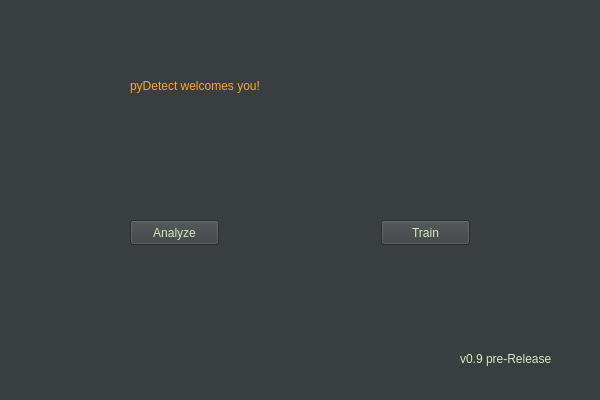
<?xml version="1.0" encoding="UTF-8"?>
<ui version="4.0">
 <class>MainWindow</class>
 <widget class="QMainWindow" name="MainWindow">
  <property name="geometry">
   <rect>
    <x>0</x>
    <y>0</y>
    <width>600</width>
    <height>400</height>
   </rect>
  </property>
  <property name="windowTitle">
   <string>MainWindow</string>
  </property>
  <property name="styleSheet">
   <string notr="true">background-color: rgb(57, 62, 65);</string>
  </property>
  <widget class="QWidget" name="centralwidget">
   <widget class="QLabel" name="titleLabel">
    <property name="geometry">
     <rect>
      <x>130</x>
      <y>70</y>
      <width>341</width>
      <height>31</height>
     </rect>
    </property>
    <property name="styleSheet">
     <string notr="true">font: 20pt &quot;Neon&quot;;
color: rgb(255, 166, 48);</string>
    </property>
    <property name="text">
     <string>pyDetect welcomes you!</string>
    </property>
   </widget>
   <widget class="QPushButton" name="trainButton">
    <property name="geometry">
     <rect>
      <x>381</x>
      <y>220</y>
      <width>89</width>
      <height>25</height>
     </rect>
    </property>
    <property name="styleSheet">
     <string notr="true">color: rgb(215, 232, 186);</string>
    </property>
    <property name="text">
     <string>Train</string>
    </property>
   </widget>
   <widget class="QPushButton" name="analyzeButton">
    <property name="geometry">
     <rect>
      <x>130</x>
      <y>220</y>
      <width>89</width>
      <height>25</height>
     </rect>
    </property>
    <property name="styleSheet">
     <string notr="true">color: rgb(215, 232, 186);</string>
    </property>
    <property name="text">
     <string>Analyze</string>
    </property>
   </widget>
   <widget class="QLabel" name="versionLabel">
    <property name="geometry">
     <rect>
      <x>460</x>
      <y>350</y>
      <width>121</width>
      <height>17</height>
     </rect>
    </property>
    <property name="styleSheet">
     <string notr="true">color: rgb(215, 232, 186);</string>
    </property>
    <property name="text">
     <string>v0.9 pre-Release</string>
    </property>
   </widget>
  </widget>
  <widget class="QStatusBar" name="statusbar"/>
 </widget>
 <resources/>
 <connections/>
</ui>
